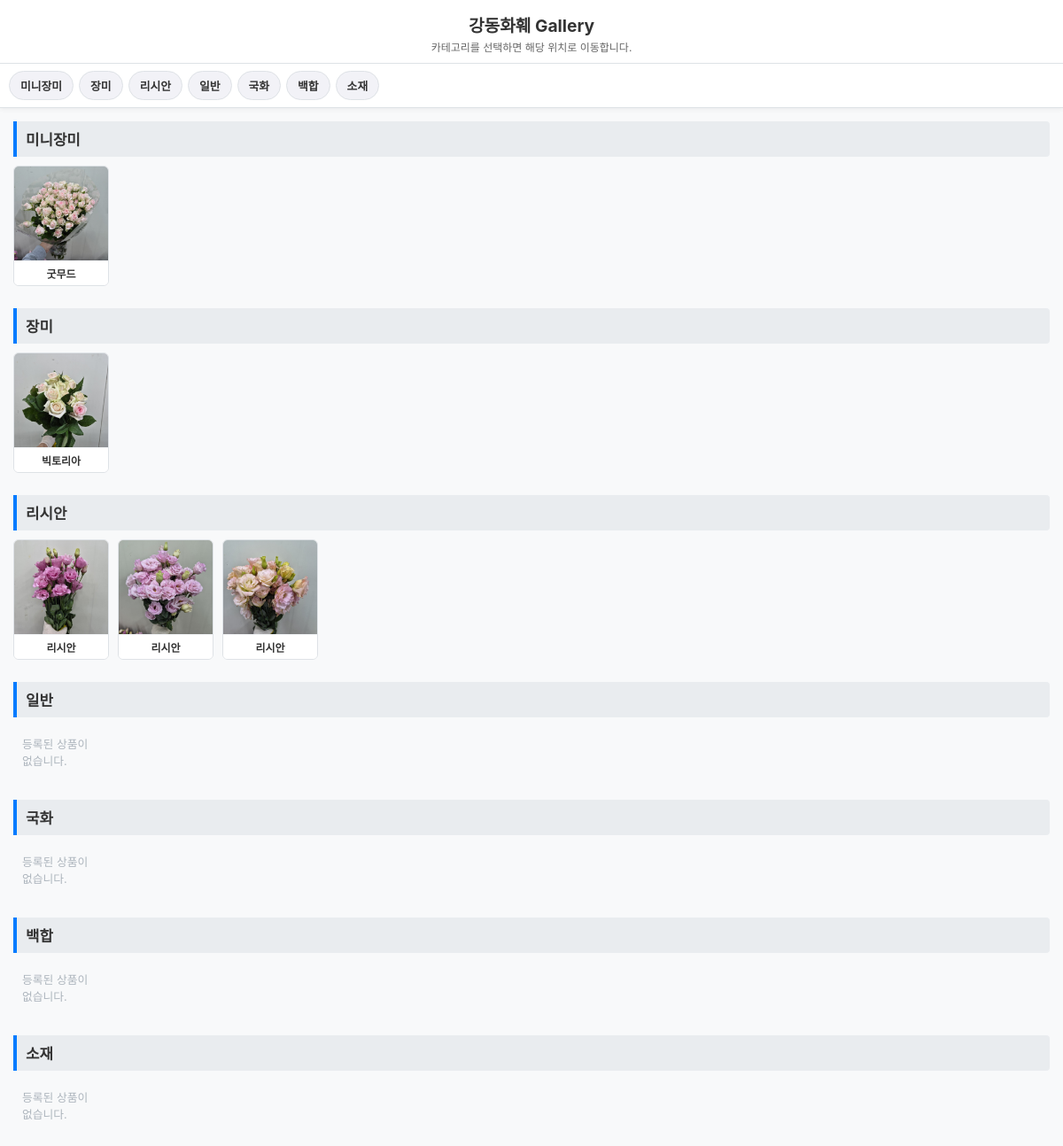
Before: / with the older database file.
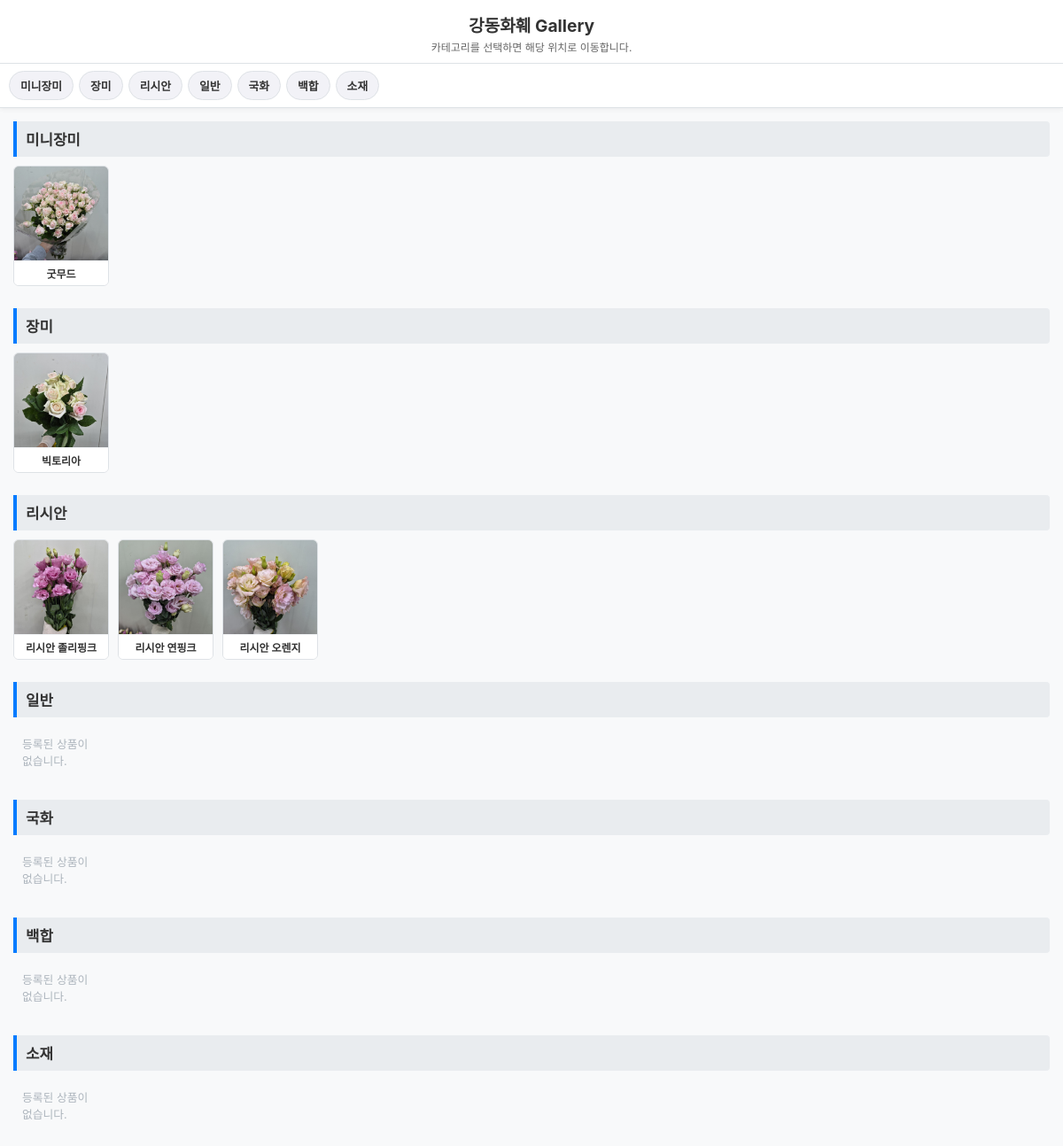
After: the same page with the newer database file.
### models.py (models this page shows)
class Category(Base):
    __tablename__ = "category"
    idx = Column(Integer, primary_key=True, autoincrement=True, index=True)
    name = Column(String, nullable=False)
    order_no = Column(Integer, default=0, index=True)  # 순서 정렬용 컬럼
    flowers = relationship("FlowerList", back_populates="category_rel")

class FlowerList(Base):
    __tablename__ = "flower_list"
    idx = Column(Integer, primary_key=True, autoincrement=True, index=True)
    update_date = Column(DateTime, server_default=func.now(), onupdate=func.now())
    category = Column(Integer, ForeignKey("category.idx", ondelete="SET NULL"), nullable=True)
    name = Column(String, nullable=False)
    name2 = Column(String, nullable=True)
    color = Column(String, nullable=True)
    price = Column(Integer, default=0)
    img_path = Column(String, nullable=True)
    view = Column(Integer, default=1)
    category_rel = relationship("Category", back_populates="flowers")

### main.py (the view)
@app.get("/", response_class=HTMLResponse)
def read_root(request: Request, db: Session = Depends(get_db)):
    categories = db.query(models.Category).order_by(models.Category.order_no.asc(), models.Category.idx.asc()).all()
    return templates.TemplateResponse(
        request=request,
        name="index.html",
        context={"categories": categories}
    )

### templates/index.html (shortened to what this page needs)
<!DOCTYPE html>
<html lang="ko">
<head>
</head>
<body>
    <div class="sticky-header">
        <header>
            <h1>강동화훼 Gallery</h1>
            <p>카테고리를 선택하면 해당 위치로 이동합니다.</p>
        </header>
        <nav class="category-bar">
            {% for category in categories %}
            <button onclick="scrollToCategory('cat-{{ category.idx }}', this)">
                {{ category.name }}
            </button>
            {% endfor %}
        </nav>
    </div>
    <div class="container">
        {% for category in categories %}
        <section id="cat-{{ category.idx }}" class="category-section">
            <div class="category-title">{{ category.name }}</div>
            <div class="gallery-grid">
                {% set visible_flowers = category.flowers | selectattr("view", "equalto", 1) | list %}
                {% if visible_flowers %}
                    {% for flower in visible_flowers %}
                    {% set display_title = flower.name ~ ((' ' ~ flower.name2) if flower.name2 else '') %}
                    <div class="flower-card" onclick="openImageViewer('/{{ flower.img_path }}', '{{ display_title }}')">
                        <div class="img-wrapper">
                            {% if flower.img_path %}
                            <img src="/{{ flower.img_path }}" alt="{{ display_title }}" loading="lazy">
                            {% else %}
                            <div class="no-img">준비중</div>
                            {% endif %}
                        </div>
                        <div class="card-info">
                            <span class="flower-name" title="{{ display_title }}">{{ display_title }}</span>
                        </div>
                    </div>
                    {% endfor %}
                {% else %}
                    <div class="empty-text">등록된 상품이 없습니다.</div>
                {% endif %}
            </div>
        </section>
        {% endfor %}
    </div>
</body>
</html>

### templates/index.html (style rules this page uses)
:root { --primary-color: #007bff; --bg-color: #f8f9fa; --border-color: #dee2e6; --text-color: #333333; --sticky-height: 92px; }
* { box-sizing: border-box; margin: 0; padding: 0; }
body { font-family: -apple-system, BlinkMacSystemFont, "Segoe UI", Roboto, sans-serif; background-color: var(--bg-color); padding: 15px; color: var(--text-color); padding-bottom: 40px; }
.sticky-header { position: sticky; top: 0; z-index: 30; background-color: #ffffff; margin: -15px -15px 15px -15px; box-shadow: 0 2px 5px rgba(0,0,0,0.05); }
header { padding: 14px 12px 10px; text-align: center; border-bottom: 1px solid var(--border-color); }
header h1 { font-size: 1.2rem; font-weight: 700; margin-bottom: 2px; }
header p { font-size: 0.75rem; color: #666; }
nav.category-bar { background-color: #ffffff; padding: 8px 10px; display: flex; gap: 6px; overflow-x: auto; white-space: nowrap; border-bottom: 1px solid var(--border-color); -webkit-overflow-scrolling: touch; scrollbar-width: none; }
nav.category-bar button { background-color: #f2f2f7; color: var(--text-color); border: 1px solid var(--border-color); padding: 6px 12px; border-radius: 20px; font-size: 0.8rem; font-weight: 600; cursor: pointer; flex: 0 0 auto; transition: all 0.2s ease; }
.category-section { margin-bottom: 25px; scroll-margin-top: calc(var(--sticky-height) + 10px); }
.category-title { font-size: 1.05rem; font-weight: bold; padding: 8px 10px; background-color: #e9ecef; border-left: 4px solid var(--primary-color); margin-bottom: 10px; border-radius: 0 4px 4px 0; }
.gallery-grid { display: grid; grid-template-columns: repeat(3, 1fr); gap: 6px; }
@media (min-width: 768px) { .gallery-grid { grid-template-columns: repeat(6, 1fr); gap: 10px; } }
@media (min-width: 1200px) { .gallery-grid { grid-template-columns: repeat(10, 1fr); gap: 10px; } }
.flower-card { background: white; border: 1px solid var(--border-color); border-radius: 6px; overflow: hidden; display: flex; flex-direction: column; cursor: pointer; }
.img-wrapper { position: relative; width: 100%; aspect-ratio: 1 / 1; background-color: #eee; display: flex; align-items: center; justify-content: center; overflow: hidden; }
.img-wrapper img { width: 100%; height: 100%; object-fit: cover; }
.card-info { padding: 5px 4px; text-align: center; background-color: white; border-top: 1px solid #f1f3f5; }
.flower-name { font-size: 0.75rem; font-weight: bold; white-space: nowrap; overflow: hidden; text-overflow: ellipsis; display: block; }
.empty-text { color: #adb5bd; font-size: 0.8rem; padding: 10px; }

Changed rows visible on the page:
changed FlowerList (number 3 of 5 on the later page): name "리시안" → "리시안 졸리핑크"
changed FlowerList (number 4 of 5 on the later page): name "리시안" → "리시안 연핑크"
changed FlowerList (number 5 of 5 on the later page): name "리시안" → "리시안 오렌지"
